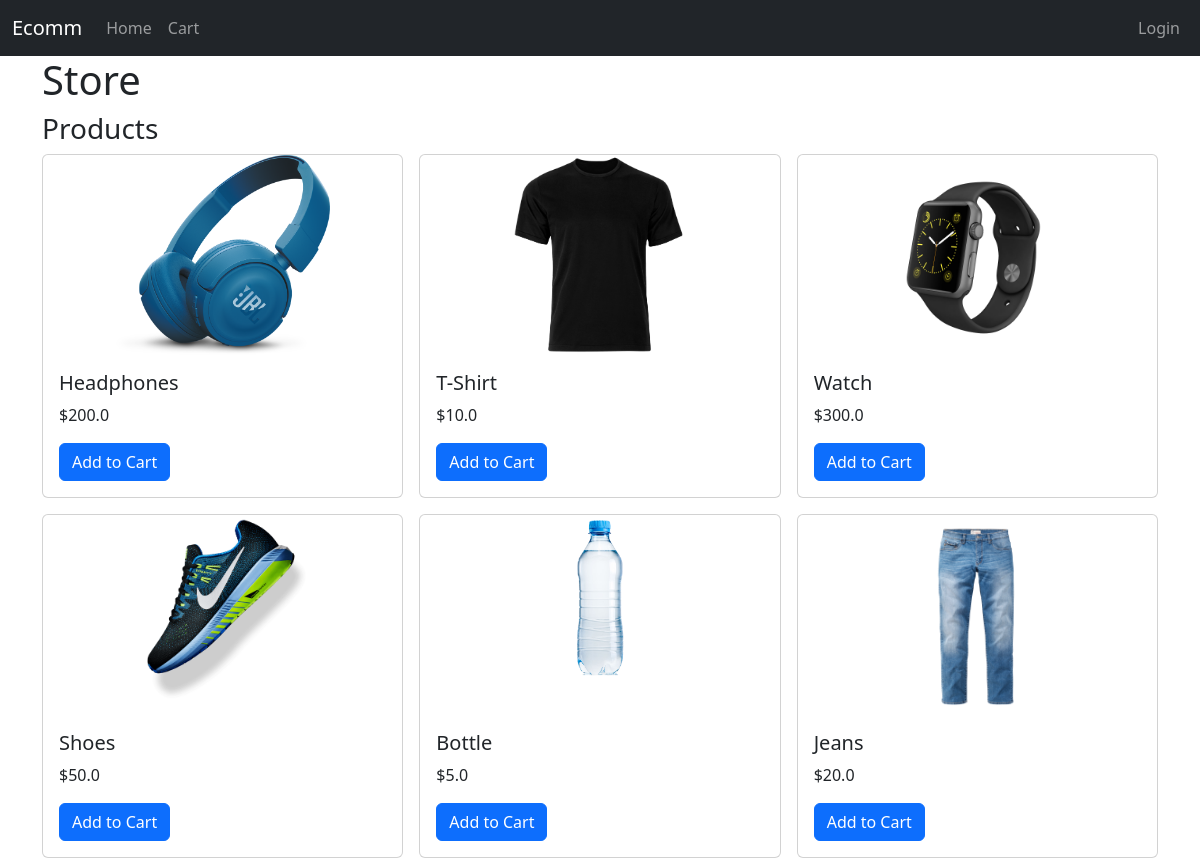
The page / on the database its author committed.
### store/models.py (models this page shows, shortened)
class Product(models.Model):
    name=models.CharField(max_length=200)
    price=models.FloatField()
    image=models.ImageField(null=True,blank=True)

### store/views.py (the view)
# urls.py: path("",include('store.urls'))
def store(request):
    products=Product.objects.all()
    context={'products':products}
    return render(request,"store/store.html",context)

### store/templates/store/store.html
{% extends 'store/main.html' %}
{% load static %}
{% block content %}
    <h1>Store</h1>
    <h3>Products</h3>
    <div class="row row-cols-3 g-3">
      {% for product in products %}
      <div class="col">
        <div class="card">
          <img src="{{product.image}}" class="card-img-top product-img"/>
          <div class="card-body">
            <h5 class="card-title">{{product.name}}</h5>
            <p class="card-text">
              ${{product.price}}
            </p>
              <button data-product="{{product.id}}" data-action="add" class="btn btn-primary update-cart">Add to Cart</button>
          </div>
        </div>
      </div>
      {% endfor %}
    </div>
{% endblock content %}

### store/templates/store/main.html (shortened to what this page needs)
<!DOCTYPE html>
{% load static %}
<html lang="en">
<head>
    <link rel="stylesheet" type="text/css" href="{% static 'css/main.css' %}">
    <link rel="stylesheet" type="text/css" href="https://cdn.jsdelivr.net/npm/bootstrap@5.2.3/dist/css/bootstrap.min.css">
    <link rel="stylesheet" href="https://cdn.jsdelivr.net/npm/bootstrap-icons@1.5.0/font/bootstrap-icons.css">
</head>
<body>
    <nav class="navbar navbar-expand-lg navbar-dark bg-dark">
      <div class="container-fluid">
        <a class="navbar-brand" href="/">Ecomm</a>
        <div class="collapse navbar-collapse" id="navbarNav">
          <ul class="navbar-nav">
            <li class="nav-item">
              <a class="nav-link" aria-current="page" href="/">Home</a>
            </li>
            <li class="nav-item">
              <a class="nav-link" href="/cart">Cart</a>
            </li>
          </ul>
            <ul class="navbar-nav ms-auto">
                <li class="nav-item">
                  <a class="nav-link" href="/admin">Login</a>
                </li>
            </ul>
        </div>
      </div>
    </nav>
    <div class="container">
        {% block content %}
        {% endblock content %}
    </div>
</body>
</html>

### static/css/main.css (style rules this page uses)
.product-img { object-fit:contain; width:100%; height:200px; }

### rows shown on the page
Product: image (picture), name "Headphones", price "200.0"
Product: image (picture), name "T-Shirt", price "10.0"
Product: image (picture), name "Watch", price "300.0"
Product: image (picture), name "Shoes", price "50.0"
Product: image (picture), name "Bottle", price "5.0"
Product: image (picture), name "Jeans", price "20.0"
